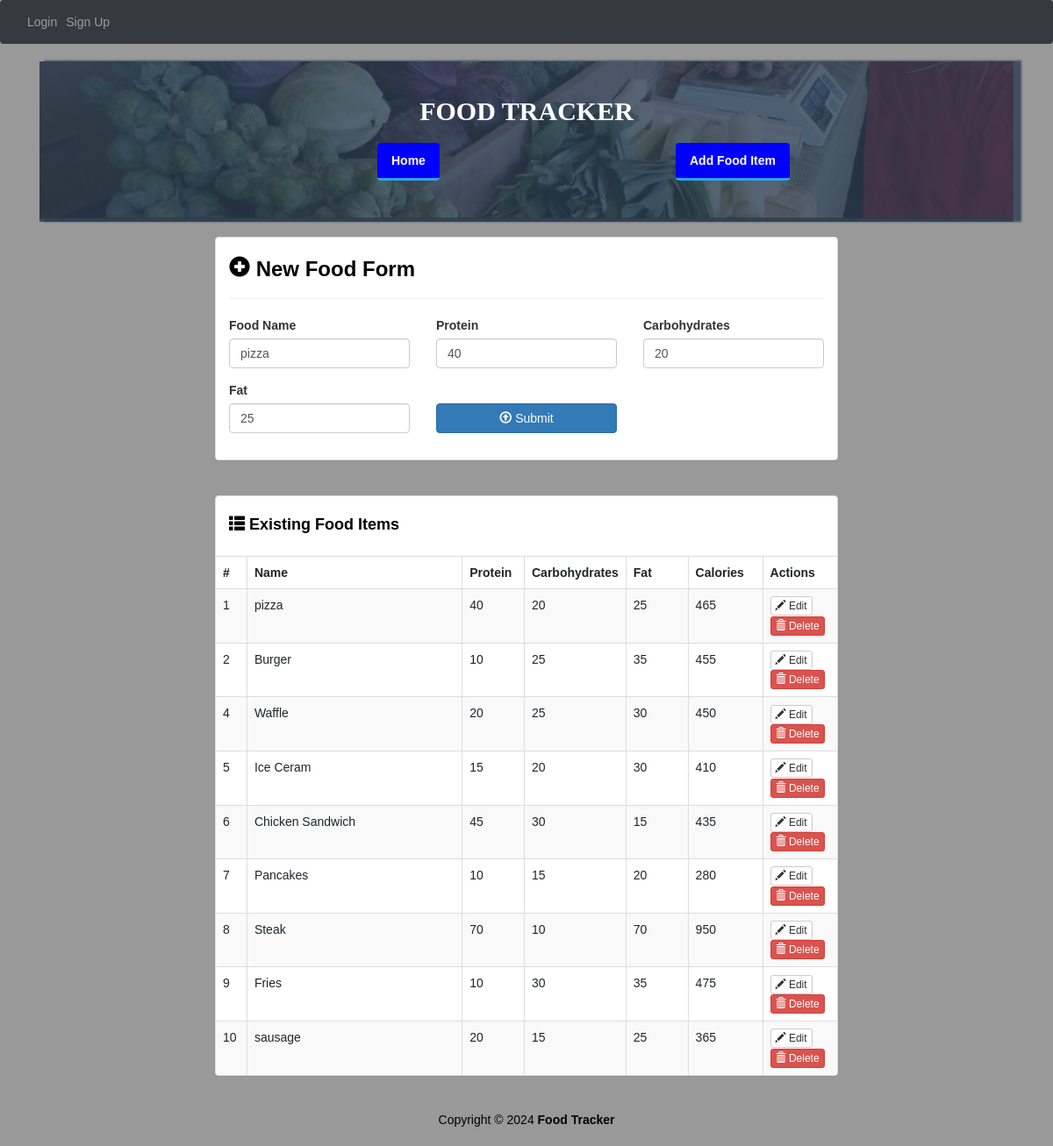
The page /edit_food/1 on the database its author committed.
### website/models.py (models this page shows)
class Food(db.Model):
    id = db.Column(db.Integer, primary_key=True)
    name = db.Column(db.String(50), unique=True, nullable=False)
    proteins = db.Column(db.Integer, nullable=False)
    carbs = db.Column(db.Integer, nullable=False)
    fats = db.Column(db.Integer, nullable=False)
    @property
    def calories(self):
        return self.proteins * 4 + self.carbs * 4 + self.fats * 9

### website/views.py (the view)
@views.route('/edit_food/<int:food_id>')
def edit_food(food_id):
    food = Food.query.get_or_404(food_id)
    foods = Food.query.all()
    return render_template('add.html', food=food, foods=foods)

### website/templates/add.html (shortened to what this page needs)
{% extends "base.html" %}
{% block content %}
<div class="container-fluid" id="wrapper">
    <div class="row" id="homeJumbo">
        <div class="overlay"></div>
        <div class="col-lg-12">
            <h1>
                <a href="#">FOOD TRACKER</a>
            </h1>
            <div class="row t20">
                <div class="col-lg-4 col-lg-offset-4">
                    <ul class="nav nav-pills nav-justified">
                        <li role="presentation" class="active">
                            <a href="{{ url_for('views.home') }}" title="Home">Home</a>
                        </li>
                        <li role="presentation" class="ml-auto active" >
                            <a href="{{ url_for('views.add') }}" title="Add Food Item" class="no-wrap">Add Food Item</a>
                        </li>
                    </ul>
                </div>
            </div>
        </div>
    </div>
    <div class="row t20">
        <div class="col-lg-8 col-lg-offset-2">
            <div class="panel panel-default">
                <div class="panel-body">
                    <h3 class="lean-h text-black">
                        <i class="glyphicon glyphicon-plus-sign"></i> New Food Form
                    </h3>
                    <hr />
                    <form action="{{ url_for('views.add') }}" method="POST" role="form">
                        <div class="row">
                            <div class="col-lg-4">
                                <div class="form-group">
                                    <label for="food-name">Food Name</label>
                                    <input type="text" class="form-control" id="food-name" name="food-name" placeholder="Food Name" value="{{ food.name }}" autofocus>
                                </div>
                            </div>
                            <div class="col-lg-4">
                                <div class="form-group">
                                    <label for="protein">Protein</label>
                                    <input type="number" class="form-control" id="protein" name="protein" placeholder="Protein" value="{{ food.proteins }}">
                                </div>
                            </div>
                            <div class="col-lg-4">
                                <div class="form-group">
                                    <label for="carbohydrates">Carbohydrates</label>
                                    <input type="number" class="form-control" id="carbohydrates" name="carbohydrates" placeholder="Carbohydrates" value="{{ food.carbs }}">
                                </div>
                            </div>
                        </div>
                        <div class="row">
                            <div class="col-lg-4">
                                <div class="form-group">
                                    <label for="fat">Fat</label>
                                    <input type="number" class="form-control" id="fat" name="fat"placeholder="Fat" value="{{ food.fats }}">
                                </div>
                            </div>
                            <div class="col-lg-4">
                                <div class="form-group">
                                    <button type="submit" class="btn btn-primary btn-block">
                                        <i class="glyphicon glyphicon-upload"></i> Submit
                                    </button>
                                </div>
                            </div>
                        </div>
                    </form>
                </div>
            </div>
        </div>
    </div>
    <div class="row t20">
        <div class="col-lg-8 col-lg-offset-2">
            <div class="panel panel-default">
                <div class="panel-body">
                    <h4 class="lean-h text-black">
                        <i class="glyphicon glyphicon-th-list"></i> Existing Food Items
                    </h4>
                </div>
                <div class="table-responsive">
                    <table class="table table-striped table-hover table-bordered">
                        <thead>
                            <tr>
                                <th style="width: 5%;">#</th>
                                <th>Name</th>
                                <th style="width: 10%;">Protein</th>
                                <th style="width: 16%;">Carbohydrates</th>
                                <th style="width: 10%;">Fat</th>
                                <th style="width: 12%;">Calories</th>
                                <th style="width: 12%;">Actions</th>
                            </tr>
                        </thead>
                        <tbody>
                            {% for food in foods %}
                            <tr>
                                <td>{{ food.id }}</td><td>{{ food.name }}</td><td>{{ food.proteins }}</td>
                                <td>{{ food.carbs }}</td><td>{{ food.fats }}</td><td>{{ food.calories }}</td>
                                <td>
                                    <a href="{{ url_for('views.edit_food', food_id=food.id) }}" class="btn btn-default btn-xs">
                                        <i class="glyphicon glyphicon-pencil"></i> Edit
                                    </a>
                                    <a href="{{ url_for('views.delete_food', food_id=food.id) }}" class="btn btn-danger btn-xs">
                                        <i class="glyphicon glyphicon-trash"></i> Delete
                                    </a>
                                </td>
                            </tr>
                            {% endfor %}
                        </tbody>
                    </table>
                </div>
            </div>
        </div>
    </div>
</div>
<footer>
    <div class="row pad">
        <div class="col-lg-12 text-center">
            Copyright &copy; 2024 <strong>Food Tracker</strong>
        </div>
    </div>
</footer>
{% endblock %}

### website/static/styles.css (style rules this page uses)
body { background: rgba(0, 0, 0, .4); font-family: 'Ubuntu', sans-serif; margin: 0; }
#homeJumbo { position: relative; min-height: 180px; background: rgba(44, 62, 80, .8); background-image: url('./img/bg.jpg'); background-size: cover; background-repeat: no-repeat; border-bottom: 2px solid rgba(44, 62, 80, .8); box-shadow: 7px 1px 2px 2px rgba(44, 62, 80, .8); }
#homeJumbo > div.overlay { position: absolute; height: 183px; width: 100%; background: rgba(44, 62, 80, .8); }
#homeJumbo h1 { font-size: 30px; color: white; font-family: 'Oswald'; text-align: center; padding-top: 20px; font-weight: bolder; }
#homeJumbo h1 > a { color: white; text-decoration: none; }
.t20 { margin-top: 20px; }
.nav-pills > li.active > a, .nav-pills > li.active > a:hover, .nav-pills > li.active > a:focus { color: white; border-bottom: 3px solid #2fa4e7; font-weight: bolder; background: rgba(0, 0, 0, .4); display: inline-block; padding: 10px 16px; text-align: center; border-radius: 4px; }
.nav-justified > li > a { color: white; font-weight: bolder; }
.nav-pills > li + li { padding-left: 10px; }
.lean-h { margin-top: 5px; margin-bottom: 10px; font-weight: bolder; }
.text-black { color: black !important; }
footer { margin-top: 20px; color: black; margin-bottom: 20px; }
.nav-pills > li > a { background-color: #337ab7; color: white; display: inline-block; padding: 10px 16px; text-align: center; border-radius: 4px; white-space: nowrap; }
.nav-pills > li.active > a, .nav-pills > li.active > a:hover, .nav-pills > li.active > a:focus { background-color: blue; color: white; border-bottom: 3px solid #2fa4e7; display: inline-block; padding: 10px 16px; text-align: center; border-radius: 4px; }
.no-wrap { white-space: nowrap; }

### rows shown on the page
Food: food-name "pizza", protein "40", carbohydrates "20", fat "25", id "1", name "pizza", proteins "40", carbs "20", fats "25", calories "465"
Food: id "2", name "Burger", proteins "10", carbs "25", fats "35", calories "455"
Food: id "4", name "Waffle", proteins "20", carbs "25", fats "30", calories "450"
Food: id "5", name "Ice Ceram", proteins "15", carbs "20", fats "30", calories "410"
Food: id "6", name "Chicken Sandwich", proteins "45", carbs "30", fats "15", calories "435"
Food: id "7", name "Pancakes", proteins "10", carbs "15", fats "20", calories "280"
Food: id "8", name "Steak", proteins "70", carbs "10", fats "70", calories "950"
Food: id "9", name "Fries", proteins "10", carbs "30", fats "35", calories "475"
Food: id "10", name "sausage", proteins "20", carbs "15", fats "25", calories "365"
